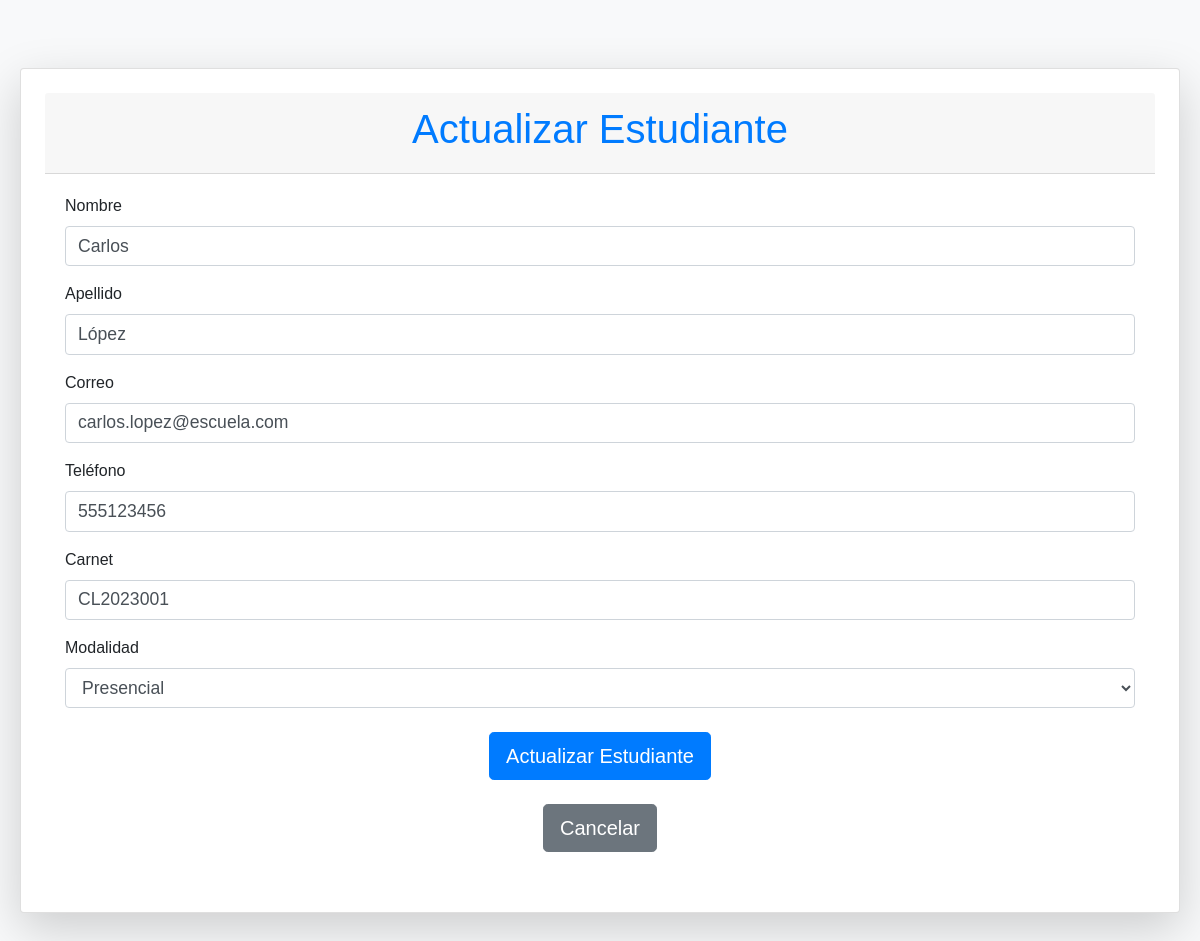
/routers/estudiantesRouter.php?action=edit&id=1, run on the app's committed database.
### tables this page shows
CREATE TABLE estudiantes (
    id_estudiante INT AUTO_INCREMENT PRIMARY KEY,
    nombre VARCHAR(100) NOT NULL,
    apellido VARCHAR(100) NOT NULL,
    correo VARCHAR(100) NOT NULL UNIQUE,
    telefono VARCHAR(15),
    carnet VARCHAR(50) NOT NULL UNIQUE,
    modalidad ENUM('Presencial', 'Virtual') NOT NULL
);

### controllers/EstudiantesController.php (called while the page is built, shortened)
<?php
require_once(dirname(__FILE__) . '/../config/conf.php');
require_once(dirname(__FILE__) . '/../models/EstudiantesModel.php');
class EstudiantesController
{
    private $estudiante;
    public function __construct()
    {
        $database = new Conexion();
        $this->db = $database->Conectar();
        $this->estudiante = new Estudiantes($this->db);
    }
    public function edit($id)
    {
        $this->estudiante->id_estudiante = $id;
        $this->estudiante->get_estudiantes_by_id();
        include(dirname(__FILE__) . '/../views/Estudiantes/updateEstudiantes.php');
    }
}
?>

### config/conf.php (called while the page is built, shortened)
<?php
class Conexion {
    private $host = "localhost";
    private $db = "escuela_sv";
    private $user = "root";
    private $pwd = "1234";
    public function Conectar() {
        $this->conn = null;
        try {
            $this->conn = new PDO("mysql:host=" . $this->host . ";dbname=" . $this->db, $this->user, $this->pwd);
            $this->conn->setAttribute(PDO::ATTR_ERRMODE, PDO::ERRMODE_EXCEPTION);
        } catch (PDOException $exec) {
            echo "Error en la conexión: " . $exec->getMessage();
        }
        return $this->conn;
    }
}
?>

### models/EstudiantesModel.php (called while the page is built, shortened)
<?php
class Estudiantes
{
    private $conn;
    private $table_name = "estudiantes";
    public $id_estudiante;
    public function __construct($db)
    {
        $this->conn = $db;
    }
    public function get_estudiantes_by_id()
{
    $query = "SELECT * FROM " . $this->table_name . " WHERE id_estudiante = :id_estudiante";
    $result = $this->conn->prepare($query);
    $result->bindParam(":id_estudiante", $this->id_estudiante);
    $result->execute();
    $row = $result->fetch(PDO::FETCH_ASSOC);
    if ($row) {
        $this->nombre = $row["nombre"];
        $this->apellido = $row["apellido"];
        $this->correo = $row["correo"];
        $this->telefono = $row["telefono"];
        $this->carnet = $row["carnet"];
        $this->modalidad = $row["modalidad"];
    } else {
        echo "Estudiante no encontrado.";
    }
}
}

### views/Estudiantes/updateEstudiantes.php (the view, shortened to what this page needs)
<!DOCTYPE html>
<html lang="es">
<head>
    <link rel="stylesheet" href="https://stackpath.bootstrapcdn.com/bootstrap/4.5.2/css/bootstrap.min.css">
    <link rel="stylesheet" href="../views/css/EstudiantesResponsive.css">
</head>
<body class="bg-light">
    <div class="container mt-5 mb-5">
        <div class="card shadow-lg p-4">
            <div class="card-header text-center">
                <h2 class="text-primary">Actualizar Estudiante</h2>
            </div>
            <div class="card-body">
                <form action="../routers/estudiantesRouter.php?action=edit&id=<?= $this->estudiante->id_estudiante; ?>" method="POST">
                    <div class="form-group">
                        <label for="nombre">Nombre</label>
                        <input type="text" class="form-control" id="nombre" name="nombre" value="<?= htmlspecialchars($this->estudiante->nombre); ?>" required>
                    </div>
                    <div class="form-group">
                        <label for="apellido">Apellido</label>
                        <input type="text" class="form-control" id="apellido" name="apellido" value="<?= htmlspecialchars($this->estudiante->apellido); ?>" required>
                    </div>
                    <div class="form-group">
                        <label for="correo">Correo</label>
                        <input type="email" class="form-control" id="correo" name="correo" value="<?= htmlspecialchars($this->estudiante->correo); ?>" required>
                    </div>
                    <div class="form-group">
                        <label for="telefono">Teléfono</label>
                        <input type="text" class="form-control" id="telefono" name="telefono" value="<?= htmlspecialchars($this->estudiante->telefono); ?>" required>
                    </div>
                    <div class="form-group">
                        <label for="carnet">Carnet</label>
                        <input type="text" class="form-control" id="carnet" name="carnet" value="<?= htmlspecialchars($this->estudiante->carnet); ?>" required>
                    </div>
                    <div class="form-group">
                        <label for="modalidad">Modalidad</label>
                        <select class="form-control" id="modalidad" name="modalidad" required>
                            <option value="presencial" <?= $this->estudiante->modalidad == "presencial" ? 'selected' : ''; ?>>Presencial</option>
                        </select>
                    </div>
                    <div class="form-group text-center mt-4">
                        <button type="submit" class="btn btn-primary btn-lg">Actualizar Estudiante</button>
                        <br>
                        <br>
                        <a href="../routers/estudiantesRouter.php" class="btn btn-secondary btn-lg">Cancelar</a>
                    </div>
                </form>
            </div>
        </div>
    </div>
</body>
</html>

### views/css/EstudiantesResponsive.css (style rules this page uses)
body { font-family: Arial, sans-serif; background-color: #f8f9fa; }
h2, h4 { color: #007bff; }
.form-control { font-size: 1em; }
@media (min-width: 769px) { .container { padding: 20px; } }
@media (min-width: 769px) { h2, h4 { font-size: 2em; } }
@media (min-width: 769px) { .card { margin: auto; } }
@media (min-width: 769px) { .form-control, .table { font-size: 1em; } }
@media (min-width: 992px) { .container { max-width: 1200px; } }
@media (min-width: 992px) { h2, h4 { font-size: 2.25em; } }
@media (min-width: 992px) { .btn { width: auto; } }
@media (min-width: 992px) { .form-control, .table { font-size: 1em; } }
@media (min-width: 1200px) { .container { max-width: 1400px; } }
@media (min-width: 1200px) { h2, h4 { font-size: 2.5em; } }
@media (min-width: 1200px) { .form-control { font-size: 1.1em; } }

### data on the page
estudiantes: nombre "Carlos", apellido "López", correo "carlos.lopez@escuela.com", telefono "555123456", carnet "CL2023001"
